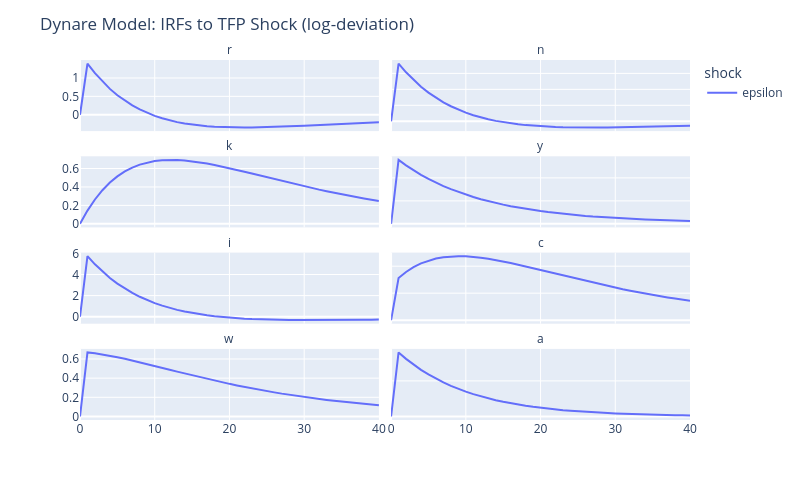

The cell this chart's notebook holds for it:
### Markdown cell above
## 5. Interactive Impulse Response Functions

Let's compute the IRFs and render them using Plotly:

### Code cell
# Compute IRFs (log-deviation)
irf_dict = solution.irfs(type="log-deviation", T=40)
tfp_irf = irf_dict["epsilon"]
display(tfp_irf.head())

# Plot interactive IRFs
fig = solution.plot(type="log-deviation")
fig.update_layout(height=500, width=800, title="Dynare Model: IRFs to TFP Shock (log-deviation)")
fig.show()

### Figure 1 — Plotly figure (JSON) as saved in the notebook; plotly's stock layout.template omitted (floating-point values rounded to 4 significant figures)
{"data": [{"hovertemplate": "shock=epsilon<br>variable=r<br>t=%{x}<br>value=%{y}<extra></extra>", "legendgroup": "epsilon", "line": {"color": "#636efa", "dash": "solid"}, "marker": {"symbol": "circle"}, "mode": "lines", "name": "epsilon", "orientation": "v", "showlegend": true, "type": "scatter", "x": [0, 1, 2, 3, 4, 5, 6, 7, 8, 9, 10, 11, 12, 13, 14, 15, 16, 17, 18, 19, 20, 21, 22, 23, 24, 25, 26, 27, 28, 29, 30, 31, 32, 33, 34, 35, 36, 37, 38, 39, 40], "xaxis": "x7", "y": [0.0, 1.392, 1.13, 0.9015, 0.7029, 0.5307, 0.3819, 0.2537, 0.1437, 0.0498, -0.02992, -0.09717, -0.1535, -0.2002, -0.2385, -0.2694, -0.294, -0.313, -0.3272, -0.3372, -0.3437, -0.3471, -0.3479, -0.3465, -0.3432, -0.3383, -0.3322, -0.325, -0.317, -0.3083, -0.299, -0.2894, -0.2796, -0.2696, -0.2595, -0.2494, -0.2393, -0.2294, -0.2196, -0.21, -0.2006], "yaxis": "y7"}, {"hovertemplate": "shock=epsilon<br>variable=n<br>t=%{x}<br>value=%{y}<extra></extra>", "legendgroup": "epsilon", "line": {"color": "#636efa", "dash": "solid"}, "marker": {"symbol": "circle"}, "mode": "lines", "name": "epsilon", "orientation": "v", "showlegend": false, "type": "scatter", "x": [0, 1, 2, 3, 4, 5, 6, 7, 8, 9, 10, 11, 12, 13, 14, 15, 16, 17, 18, 19, 20, 21, 22, 23, 24, 25, 26, 27, 28, 29, 30, 31, 32, 33, 34, 35, 36, 37, 38, 39, 40], "xaxis": "x8", "y": [0.0, 0.7233, 0.6139, 0.5178, 0.4333, 0.3592, 0.2944, 0.2378, 0.1885, 0.1457, 0.1086, 0.07657, 0.04901, 0.0254, 0.005276, -0.01178, -0.02613, -0.03811, -0.04802, -0.05611, -0.06262, -0.06774, -0.07167, -0.07456, -0.07656, -0.07779, -0.07836, -0.07838, -0.07791, -0.07706, -0.07587, -0.0744, -0.07272, -0.07086, -0.06885, -0.06675, -0.06456, -0.06233, -0.06006, -0.05778, -0.05551], "yaxis": "y8"}, {"hovertemplate": "shock=epsilon<br>variable=k<br>t=%{x}<br>value=%{y}<extra></extra>", "legendgroup": "epsilon", "line": {"color": "#636efa", "dash": "solid"}, "marker": {"symbol": "circle"}, "mode": "lines", "name": "epsilon", "orientation": "v", "showlegend": false, "type": "scatter", "x": [0, 1, 2, 3, 4, 5, 6, 7, 8, 9, 10, 11, 12, 13, 14, 15, 16, 17, 18, 19, 20, 21, 22, 23, 24, 25, 26, 27, 28, 29, 30, 31, 32, 33, 34, 35, 36, 37, 38, 39, 40], "xaxis": "x5", "y": [0.0, 0.1435, 0.2641, 0.3644, 0.4471, 0.5144, 0.5682, 0.6103, 0.6422, 0.6654, 0.6809, 0.69, 0.6936, 0.6924, 0.6872, 0.6787, 0.6674, 0.6539, 0.6385, 0.6216, 0.6036, 0.5847, 0.5653, 0.5454, 0.5253, 0.5052, 0.4851, 0.4652, 0.4455, 0.4262, 0.4074, 0.3889, 0.371, 0.3536, 0.3368, 0.3205, 0.3048, 0.2897, 0.2752, 0.2613, 0.2479], "yaxis": "y5"}, {"hovertemplate": "shock=epsilon<br>variable=y<br>t=%{x}<br>value=%{y}<extra></extra>", "legendgroup": "epsilon", "line": {"color": "#636efa", "dash": "solid"}, "marker": {"symbol": "circle"}, "mode": "lines", "name": "epsilon", "orientation": "v", "showlegend": false, "type": "scatter", "x": [0, 1, 2, 3, 4, 5, 6, 7, 8, 9, 10, 11, 12, 13, 14, 15, 16, 17, 18, 19, 20, 21, 22, 23, 24, 25, 26, 27, 28, 29, 30, 31, 32, 33, 34, 35, 36, 37, 38, 39, 40], "xaxis": "x6", "y": [0.0, 1.392, 1.273, 1.166, 1.067, 0.9778, 0.8963, 0.8218, 0.754, 0.692, 0.6354, 0.5838, 0.5366, 0.4934, 0.4539, 0.4178, 0.3847, 0.3544, 0.3267, 0.3012, 0.2779, 0.2565, 0.2369, 0.2188, 0.2022, 0.187, 0.173, 0.1601, 0.1482, 0.1373, 0.1272, 0.1179, 0.1093, 0.1014, 0.09415, 0.08742, 0.08119, 0.07544, 0.07012, 0.0652, 0.06064], "yaxis": "y6"}, {"hovertemplate": "shock=epsilon<br>variable=i<br>t=%{x}<br>value=%{y}<extra></extra>", "legendgroup": "epsilon", "line": {"color": "#636efa", "dash": "solid"}, "marker": {"symbol": "circle"}, "mode": "lines", "name": "epsilon", "orientation": "v", "showlegend": false, "type": "scatter", "x": [0, 1, 2, 3, 4, 5, 6, 7, 8, 9, 10, 11, 12, 13, 14, 15, 16, 17, 18, 19, 20, 21, 22, 23, 24, 25, 26, 27, 28, 29, 30, 31, 32, 33, 34, 35, 36, 37, 38, 39, 40], "xaxis": "x3", "y": [0.0, 5.741, 4.965, 4.279, 3.673, 3.138, 2.667, 2.252, 1.888, 1.568, 1.288, 1.044, 0.8312, 0.6461, 0.4856, 0.347, 0.2276, 0.1253, 0.03795, -0.03613, -0.09858, -0.1508, -0.1941, -0.2295, -0.2581, -0.2808, -0.2982, -0.3112, -0.3203, -0.326, -0.329, -0.3295, -0.3279, -0.3246, -0.3199, -0.3139, -0.307, -0.2993, -0.291, -0.2822, -0.2731], "yaxis": "y3"}, {"hovertemplate": "shock=epsilon<br>variable=c<br>t=%{x}<br>value=%{y}<extra></extra>", "legendgroup": "epsilon", "line": {"color": "#636efa", "dash": "solid"}, "marker": {"symbol": "circle"}, "mode": "lines", "name": "epsilon", "orientation": "v", "showlegend": false, "type": "scatter", "x": [0, 1, 2, 3, 4, 5, 6, 7, 8, 9, 10, 11, 12, 13, 14, 15, 16, 17, 18, 19, 20, 21, 22, 23, 24, 25, 26, 27, 28, 29, 30, 31, 32, 33, 34, 35, 36, 37, 38, 39, 40], "xaxis": "x4", "y": [0.0, 0.3123, 0.3571, 0.3928, 0.4207, 0.4417, 0.4568, 0.4669, 0.4726, 0.4745, 0.4733, 0.4695, 0.4634, 0.4555, 0.446, 0.4354, 0.4237, 0.4113, 0.3983, 0.385, 0.3714, 0.3576, 0.3438, 0.3301, 0.3165, 0.3031, 0.2899, 0.2771, 0.2645, 0.2523, 0.2404, 0.229, 0.2179, 0.2072, 0.1969, 0.187, 0.1776, 0.1685, 0.1598, 0.1514, 0.1435], "yaxis": "y4"}, {"hovertemplate": "shock=epsilon<br>variable=w<br>t=%{x}<br>value=%{y}<extra></extra>", "legendgroup": "epsilon", "line": {"color": "#636efa", "dash": "solid"}, "marker": {"symbol": "circle"}, "mode": "lines", "name": "epsilon", "orientation": "v", "showlegend": false, "type": "scatter", "x": [0, 1, 2, 3, 4, 5, 6, 7, 8, 9, 10, 11, 12, 13, 14, 15, 16, 17, 18, 19, 20, 21, 22, 23, 24, 25, 26, 27, 28, 29, 30, 31, 32, 33, 34, 35, 36, 37, 38, 39, 40], "xaxis": "x", "y": [0.0, 0.6686, 0.6595, 0.6478, 0.6341, 0.6186, 0.6018, 0.584, 0.5654, 0.5463, 0.5268, 0.5072, 0.4876, 0.468, 0.4486, 0.4296, 0.4108, 0.3925, 0.3747, 0.3573, 0.3405, 0.3242, 0.3085, 0.2934, 0.2788, 0.2648, 0.2513, 0.2385, 0.2261, 0.2143, 0.2031, 0.1923, 0.1821, 0.1723, 0.163, 0.1542, 0.1458, 0.1378, 0.1302, 0.123, 0.1162], "yaxis": "y"}, {"hovertemplate": "shock=epsilon<br>variable=a<br>t=%{x}<br>value=%{y}<extra></extra>", "legendgroup": "epsilon", "line": {"color": "#636efa", "dash": "solid"}, "marker": {"symbol": "circle"}, "mode": "lines", "name": "epsilon", "orientation": "v", "showlegend": false, "type": "scatter", "x": [0, 1, 2, 3, 4, 5, 6, 7, 8, 9, 10, 11, 12, 13, 14, 15, 16, 17, 18, 19, 20, 21, 22, 23, 24, 25, 26, 27, 28, 29, 30, 31, 32, 33, 34, 35, 36, 37, 38, 39, 40], "xaxis": "x2", "y": [0.0, 0.9, 0.81, 0.729, 0.6561, 0.5905, 0.5314, 0.4783, 0.4305, 0.3874, 0.3487, 0.3138, 0.2824, 0.2542, 0.2288, 0.2059, 0.1853, 0.1668, 0.1501, 0.1351, 0.1216, 0.1094, 0.09848, 0.08863, 0.07977, 0.07179, 0.06461, 0.05815, 0.05233, 0.0471, 0.04239, 0.03815, 0.03434, 0.0309, 0.02781, 0.02503, 0.02253, 0.02028, 0.01825, 0.01642, 0.01478], "yaxis": "y2"}], "layout": {"annotations": [{"font": {}, "showarrow": false, "text": "w", "x": 0.245, "xanchor": "center", "xref": "paper", "y": 0.1975, "yanchor": "bottom", "yref": "paper"}, {"font": {}, "showarrow": false, "text": "a", "x": 0.755, "xanchor": "center", "xref": "paper", "y": 0.1975, "yanchor": "bottom", "yref": "paper"}, {"font": {}, "showarrow": false, "text": "i", "x": 0.245, "xanchor": "center", "xref": "paper", "y": 0.465, "yanchor": "bottom", "yref": "paper"}, {"font": {}, "showarrow": false, "text": "c", "x": 0.755, "xanchor": "center", "xref": "paper", "y": 0.465, "yanchor": "bottom", "yref": "paper"}, {"font": {}, "showarrow": false, "text": "k", "x": 0.245, "xanchor": "center", "xref": "paper", "y": 0.7325, "yanchor": "bottom", "yref": "paper"}, {"font": {}, "showarrow": false, "text": "y", "x": 0.755, "xanchor": "center", "xref": "paper", "y": 0.7325, "yanchor": "bottom", "yref": "paper"}, {"font": {}, "showarrow": false, "text": "r", "x": 0.245, "xanchor": "center", "xref": "paper", "y": 1.0, "yanchor": "bottom", "yref": "paper"}, {"font": {}, "showarrow": false, "text": "n", "x": 0.755, "xanchor": "center", "xref": "paper", "y": 1.0, "yanchor": "bottom", "yref": "paper"}], "height": 500, "legend": {"title": {"text": "shock"}, "tracegroupgap": 0}, "margin": {"t": 60}, "title": {"text": "Dynare Model: IRFs to TFP Shock (log-deviation)"}, "width": 800, "xaxis": {"anchor": "y", "domain": [0.0, 0.49], "title": {"text": ""}}, "xaxis2": {"anchor": "y2", "domain": [0.51, 1.0], "matches": "x", "title": {"text": ""}}, "xaxis3": {"anchor": "y3", "domain": [0.0, 0.49], "matches": "x", "showticklabels": false, "title": {"text": ""}}, "xaxis4": {"anchor": "y4", "domain": [0.51, 1.0], "matches": "x", "showticklabels": false, "title": {"text": ""}}, "xaxis5": {"anchor": "y5", "domain": [0.0, 0.49], "matches": "x", "showticklabels": false, "title": {"text": ""}}, "xaxis6": {"anchor": "y6", "domain": [0.51, 1.0], "matches": "x", "showticklabels": false, "title": {"text": ""}}, "xaxis7": {"anchor": "y7", "domain": [0.0, 0.49], "matches": "x", "showticklabels": false, "title": {"text": ""}}, "xaxis8": {"anchor": "y8", "domain": [0.51, 1.0], "matches": "x", "showticklabels": false, "title": {"text": ""}}, "yaxis": {"anchor": "x", "domain": [0.0, 0.1975], "title": {"text": ""}}, "yaxis2": {"anchor": "x2", "domain": [0.0, 0.1975], "showticklabels": false, "title": {"text": ""}}, "yaxis3": {"anchor": "x3", "domain": [0.2675, 0.465], "title": {"text": ""}}, "yaxis4": {"anchor": "x4", "domain": [0.2675, 0.465], "showticklabels": false, "title": {"text": ""}}, "yaxis5": {"anchor": "x5", "domain": [0.535, 0.7325], "title": {"text": ""}}, "yaxis6": {"anchor": "x6", "domain": [0.535, 0.7325], "showticklabels": false, "title": {"text": ""}}, "yaxis7": {"anchor": "x7", "domain": [0.8025, 1.0], "title": {"text": ""}}, "yaxis8": {"anchor": "x8", "domain": [0.8025, 1.0], "showticklabels": false, "title": {"text": ""}}}}
